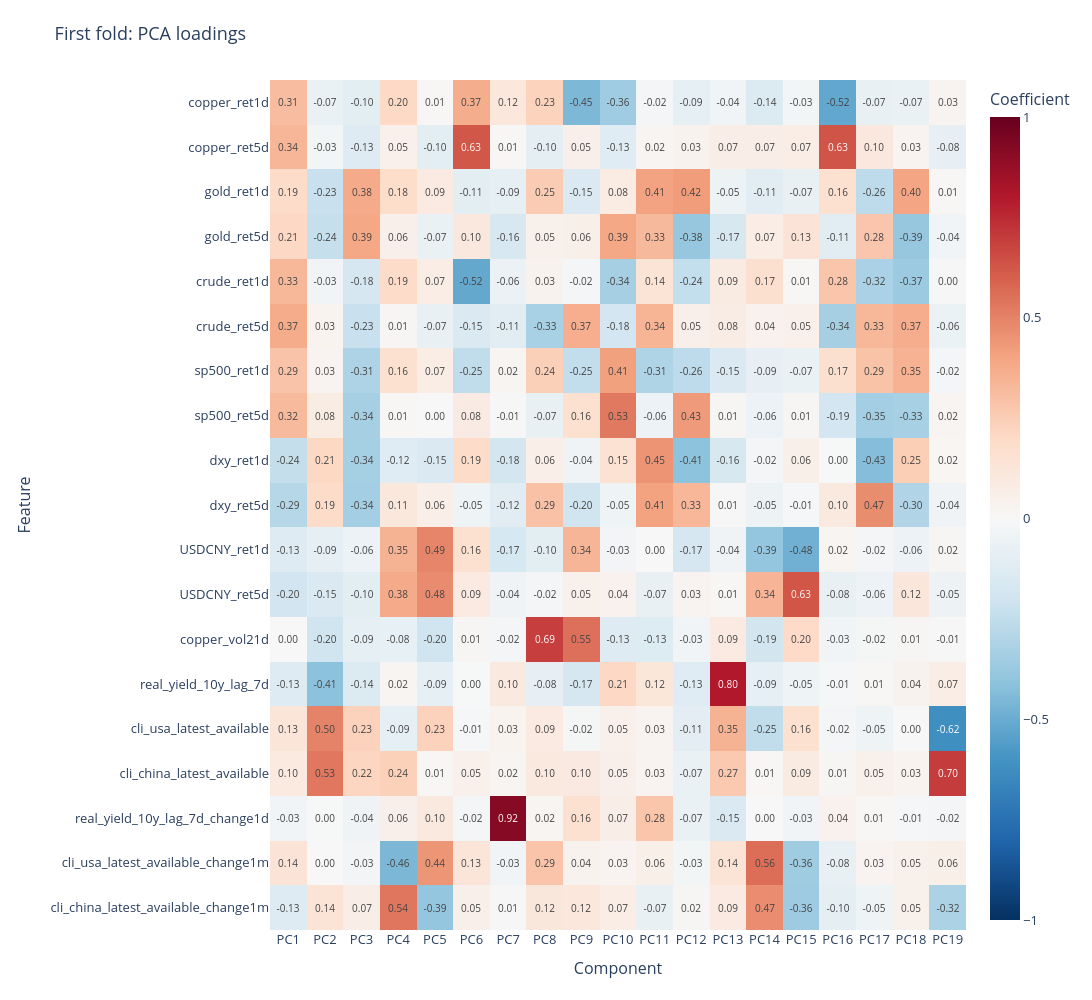

Notebook code for this chart:
### Code cell
fig = px.imshow(
    loadings,
    text_auto=".2f",
    color_continuous_scale="RdBu_r",
    zmin=-1,
    zmax=1,
    aspect="auto",
    title="First fold: PCA loadings",
    height=1000,
    width=1100,
    labels={"x": "Component", "y": "Feature", "color": "Coefficient"},
)
fig.update_layout(font=dict(size=13), margin=dict(l=270, r=90, t=80, b=70))
fig.update_traces(textfont_size=10)
fig.update_xaxes(tickmode="linear", dtick=1)
fig.show()

### Figure 1 — Plotly figure (JSON) as saved in the notebook; plotly's stock layout.template omitted (floating-point values rounded to 4 significant figures; data arrays with more than 128 entries replaced by an {"elided": "..."} marker saying what was removed)
{"data": [{"coloraxis": "coloraxis", "hovertemplate": "Component: %{x}<br>Feature: %{y}<br>Coefficient: %{z}<extra></extra>", "name": "0", "textfont": {"size": 10}, "texttemplate": "%{z:.2f}", "type": "heatmap", "x": ["PC1", "PC2", "PC3", "PC4", "PC5", "PC6", "PC7", "PC8", "PC9", "PC10", "PC11", "PC12", "PC13", "PC14", "PC15", "PC16", "PC17", "PC18", "PC19"], "xaxis": "x", "y": ["copper_ret1d", "copper_ret5d", "gold_ret1d", "gold_ret5d", "crude_ret1d", "crude_ret5d", "sp500_ret1d", "sp500_ret5d", "dxy_ret1d", "dxy_ret5d", "USDCNY_ret1d", "USDCNY_ret5d", "copper_vol21d", "real_yield_10y_lag_7d", "cli_usa_latest_available", "cli_china_latest_available", "real_yield_10y_lag_7d_change1d", "cli_usa_latest_available_change1m", "cli_china_latest_available_change1m"], "yaxis": "y", "z": {"elided": "19x19 float values"}}], "layout": {"coloraxis": {"autocolorscale": false, "cmax": 1, "cmin": -1, "colorbar": {"title": {"text": "Coefficient"}}, "colorscale": [[0, "rgb(5,48,97)"], [0.1, "rgb(33,102,172)"], [0.2, "rgb(67,147,195)"], [0.3, "rgb(146,197,222)"], [0.4, "rgb(209,229,240)"], [0.5, "rgb(247,247,247)"], [0.6, "rgb(253,219,199)"], [0.7, "rgb(244,165,130)"], [0.8, "rgb(214,96,77)"], [0.9, "rgb(178,24,43)"], [1, "rgb(103,0,31)"]]}, "font": {"size": 13}, "height": 1000, "margin": {"b": 70, "l": 270, "r": 90, "t": 80}, "title": {"text": "First fold: PCA loadings"}, "width": 1100, "xaxis": {"anchor": "y", "domain": [0, 1], "dtick": 1, "tickmode": "linear", "title": {"text": "Component"}}, "yaxis": {"anchor": "x", "autorange": "reversed", "domain": [0, 1], "title": {"text": "Feature"}}}}
